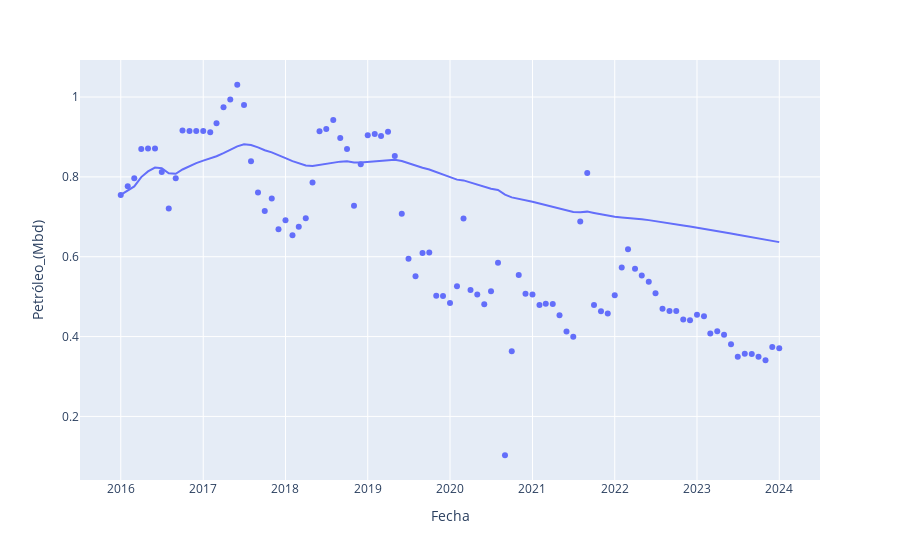

Notebook cell for this chart:
### Code cell
fig4=plotly_express.scatter(asig.query("Nombre_del_pozo=='JUJO-23B'"),x='Fecha',y='Petróleo_(Mbd)',trendline='expanding')
fig4.show() #graficamos el comportamiento de producción de aceite del pozo
